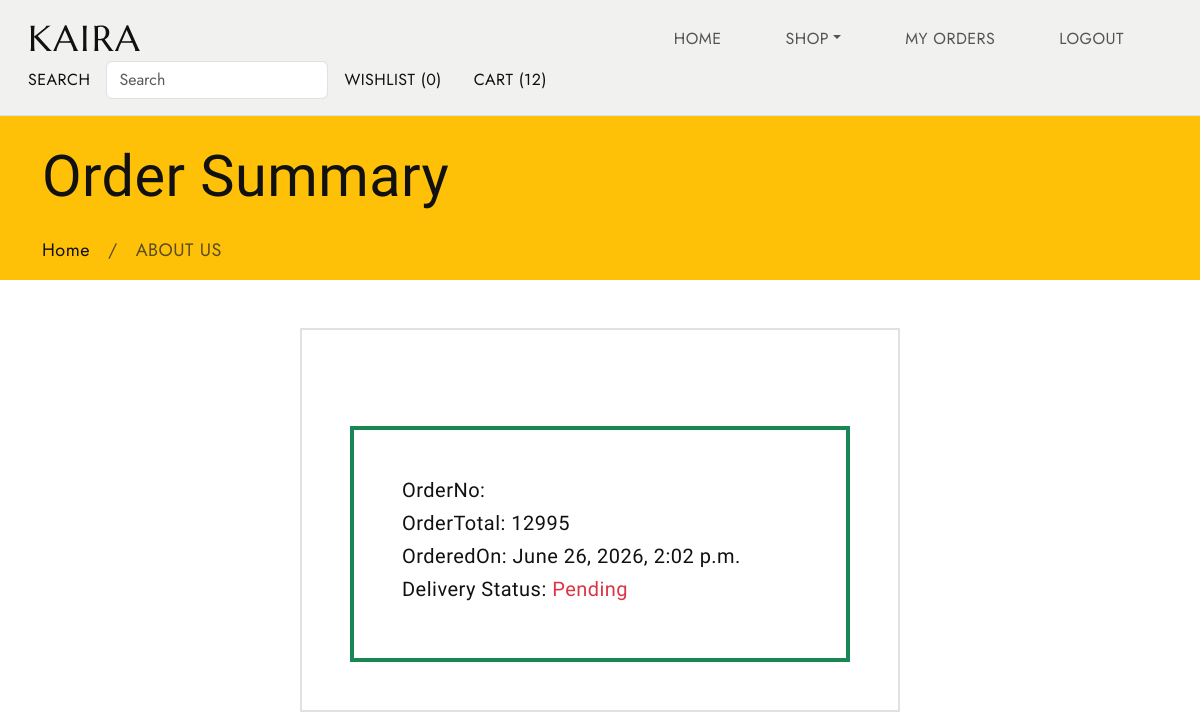
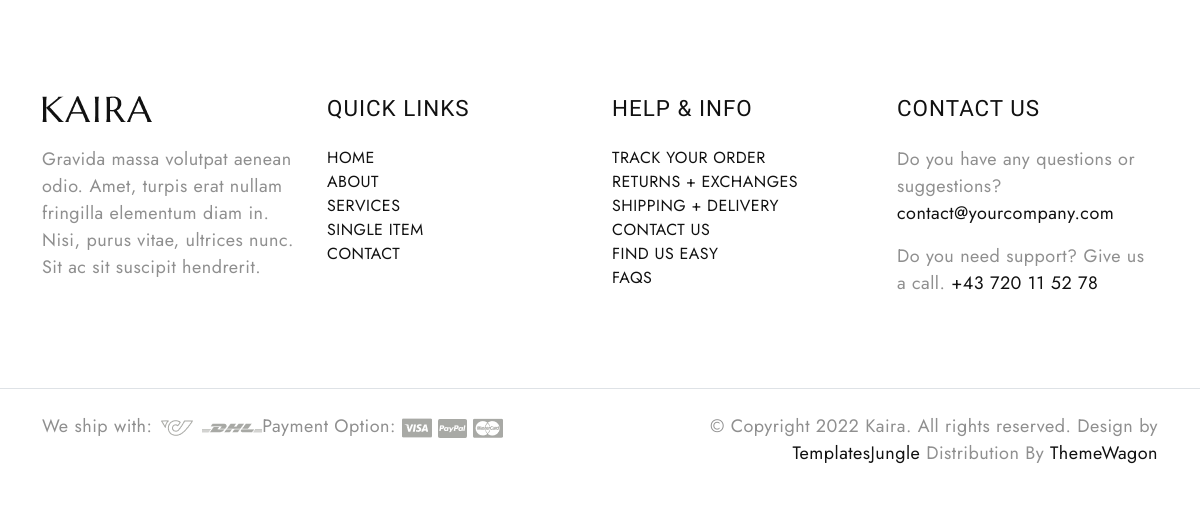
/ordersummary (signed in), run on an earlier commit of the app's database (2 pictures, top to bottom).
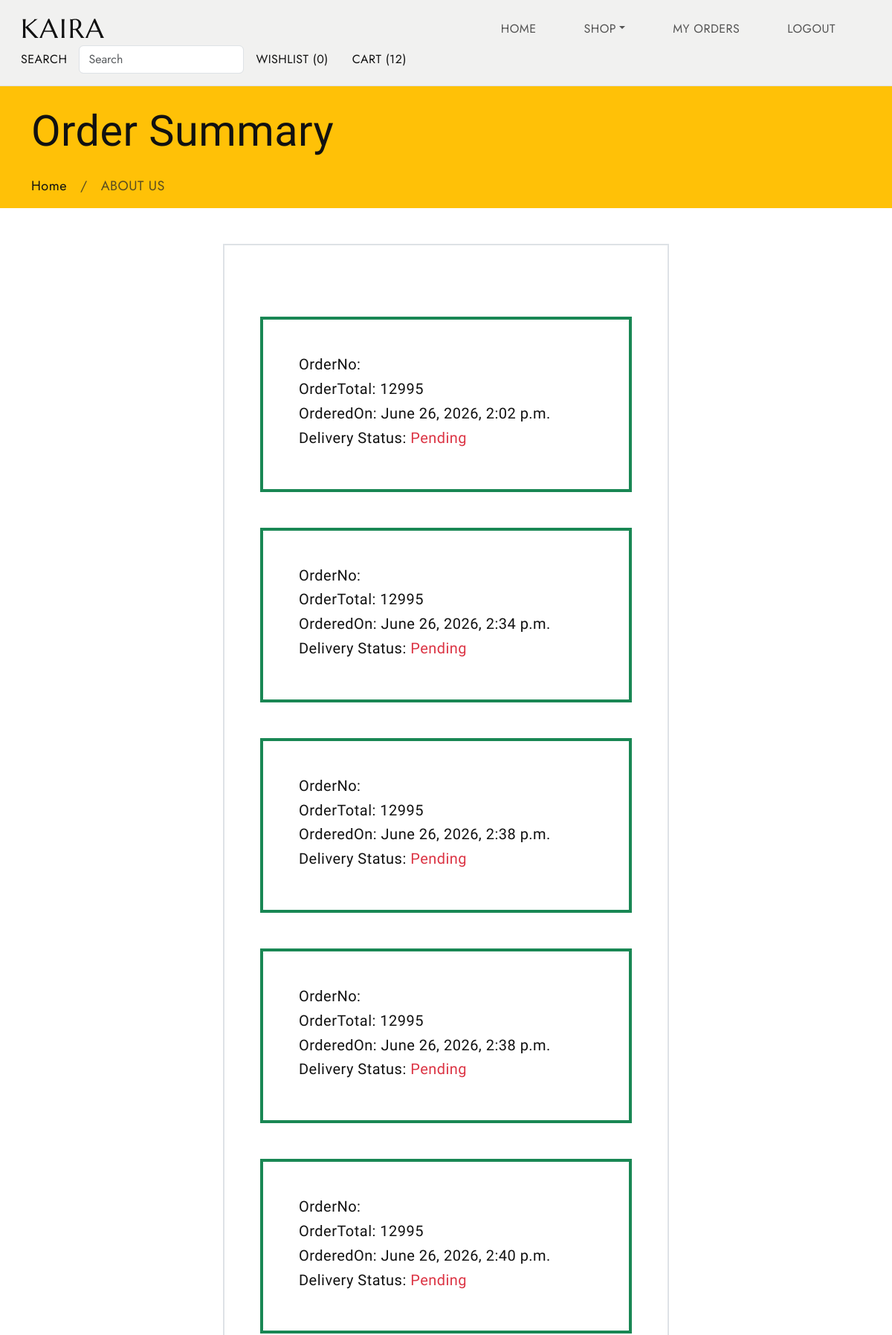
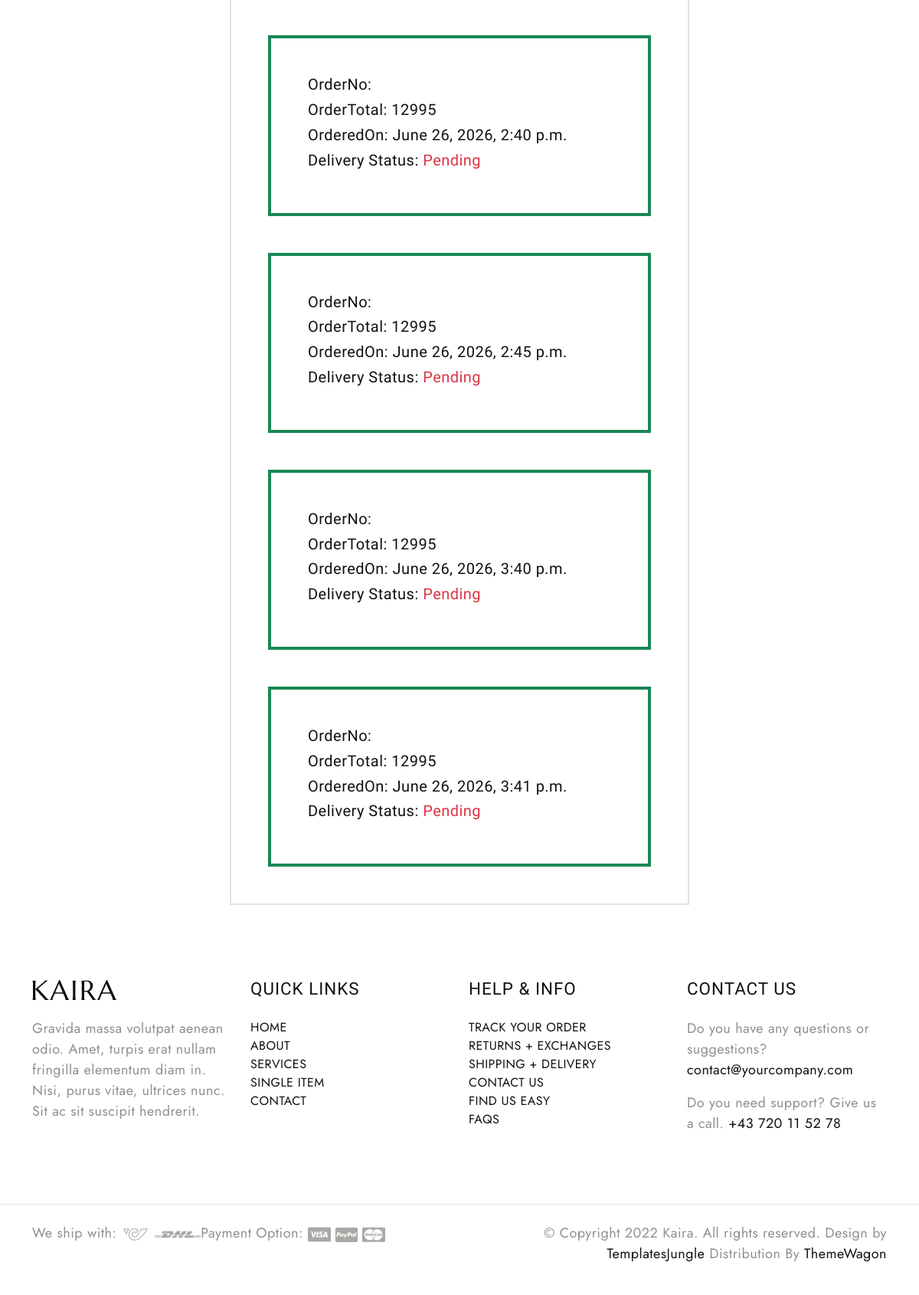
And on a later commit of the database (2 pictures, top to bottom).
### cart/models.py (models this page shows, shortened)
class Order(models.Model):
    user = models.ForeignKey(User,on_delete=models.CASCADE)
    order_id=models.CharField(max_length=50,default="")
    amount =models.IntegerField(default=0)
    ordered_date =models.DateTimeField(auto_now_add=True)
    payment_method =models.CharField(max_length=50,default="")
    address =models.TextField(max_length=500,default="")
    phone =models.IntegerField(default=0)
    is_ordered =models.BooleanField(default=False)
    delivery_status=models.CharField(default='Pending',max_length=50)

### cart/views.py (the view)
# urls.py: path('ordersummary',views.OrderSummary.as_view(),name='ordersummary'),
class OrderSummary(View):
    def get(self,request):
        o=Order.objects.filter(user=request.user)
        context={'order':o}
        return render(request,'ordersummary.html',context)

### cart/context_processors.py (called while the page is built)
def cart_items(request):
    total = 0
    if request.user.is_authenticated:
       u=request.user
       c=Cart.objects.filter(user=u)
       for i in c:
           total=total+i.quantity
    return {'total':total}

### shop/context_processors.py (called while the page is built)
def menu_links(request):
    c=Category.objects.all()
    return {'links':c}

### templates/ordersummary.html (shortened to what this page needs)
{% extends 'base.html' %}
{% load crispy_forms_tags %}
{% block content %}
<div class="all-title bg-warning">
        <div class="container">
            <div class="row">
                <div class="col-lg-12">
                    <h2>Order Summary</h2>
                    <ul class="breadcrumb">
                        <li class="breadcrumb-item"><a href="{% url 'home' %}">Home</a></li>
                        <li class="breadcrumb-item active">ABOUT US</li>
                    </ul>
                </div>
            </div>
        </div>
    </div>
<div class="container  w-50 p-5 mb-5 mt-5 border border-2">
    {% for i in order %}
    <div class="container mt-5 p-5  border border-4 border-success fs-5">
        <h4 class="fs-5">OrderNo: {{i.order_id}}</h4>
        <h4 class="fs-5">OrderTotal: {{i.amount}}</h4>
        <h4 class="fs-5">OrderedOn: {{i.ordered_date}}</h4>
        <h4 class="fs-5">Delivery Status: <span class="text-danger">{{i.delivery_status}}</span></h4>
    </div>
    {% endfor %}
</div>
{% endblock %}

What changed in the data, as far as the page shows it:
added Order: amount "12995", ordered_date "June 26, 2026, 2:34 p.m.", delivery_status "Pending"
added Order: amount "12995", ordered_date "June 26, 2026, 2:38 p.m.", delivery_status "Pending"
added Order: amount "12995", ordered_date "June 26, 2026, 2:38 p.m.", delivery_status "Pending"
added Order: amount "12995", ordered_date "June 26, 2026, 2:40 p.m.", delivery_status "Pending"
added Order: amount "12995", ordered_date "June 26, 2026, 2:40 p.m.", delivery_status "Pending"
added Order: amount "12995", ordered_date "June 26, 2026, 2:45 p.m.", delivery_status "Pending"
added Order: amount "12995", ordered_date "June 26, 2026, 3:40 p.m.", delivery_status "Pending"
added Order: amount "12995", ordered_date "June 26, 2026, 3:41 p.m.", delivery_status "Pending"
